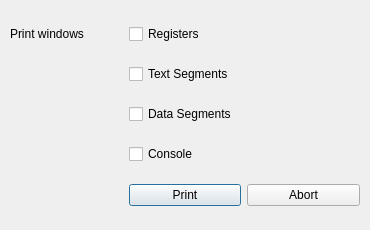
<?xml version="1.0" encoding="UTF-8"?>
<ui version="4.0">
 <class>PrintWindowsDialog</class>
 <widget class="QDialog" name="PrintWindowsDialog">
  <property name="geometry">
   <rect>
    <x>0</x>
    <y>0</y>
    <width>370</width>
    <height>230</height>
   </rect>
  </property>
  <property name="windowTitle">
   <string>Print Windows</string>
  </property>
  <widget class="QWidget" name="verticalLayoutWidget">
   <property name="geometry">
    <rect>
     <x>10</x>
     <y>10</y>
     <width>350</width>
     <height>210</height>
    </rect>
   </property>
   <layout class="QGridLayout" name="gridLayout">
    <item row="2" column="0">
     <widget class="QLabel" name="label">
      <property name="text">
       <string>Print windows </string>
      </property>
     </widget>
    </item>
    <item row="2" column="1">
     <widget class="QCheckBox" name="RegsCheckBox">
      <property name="text">
       <string>Registers</string>
      </property>
     </widget>
    </item>
    <item row="3" column="1">
     <widget class="QCheckBox" name="TextCheckBox">
      <property name="text">
       <string>Text Segments</string>
      </property>
     </widget>
    </item>
    <item row="4" column="1">
     <widget class="QCheckBox" name="DataCheckBox">
      <property name="text">
       <string>Data Segments</string>
      </property>
     </widget>
    </item>
    <item row="5" column="1">
     <widget class="QCheckBox" name="ConsoleCheckBox">
      <property name="text">
       <string>Console</string>
      </property>
     </widget>
    </item>
    <item row="6" column="1">
     <widget class="QPushButton" name="SavePushButton">
      <property name="text">
       <string>Print</string>
      </property>
     </widget>
    </item>
    <item row="6" column="2">
     <widget class="QPushButton" name="AbortPushButton">
      <property name="text">
       <string>Abort</string>
      </property>
     </widget>
    </item>
   </layout>
  </widget>
  <zorder>verticalLayoutWidget</zorder>
  <zorder>AbortPushButton</zorder>
 </widget>
 <resources/>
 <connections>
  <connection>
   <sender>SavePushButton</sender>
   <signal>clicked()</signal>
   <receiver>PrintWindowsDialog</receiver>
   <slot>accept()</slot>
   <hints>
    <hint type="sourcelabel">
     <x>321</x>
     <y>143</y>
    </hint>
    <hint type="destinationlabel">
     <x>184</x>
     <y>99</y>
    </hint>
   </hints>
  </connection>
  <connection>
   <sender>AbortPushButton</sender>
   <signal>clicked()</signal>
   <receiver>PrintWindowsDialog</receiver>
   <slot>reject()</slot>
   <hints>
    <hint type="sourcelabel">
     <x>321</x>
     <y>172</y>
    </hint>
    <hint type="destinationlabel">
     <x>184</x>
     <y>99</y>
    </hint>
   </hints>
  </connection>
 </connections>
</ui>
